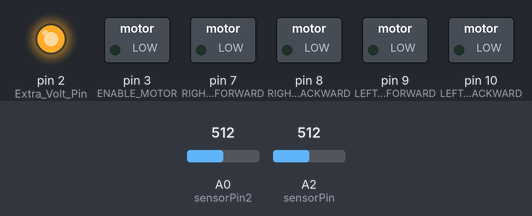
Simulated run of this sketch. Board: Arduino Uno, built with avr-gcc and run on an emulated ATmega328P. Shown: switched loads named in the sketch (green lamp = pin HIGH), output pins drawn as LEDs (lit = HIGH). The inputs (shaded band) are chosen by the test bench; at power-on: A0 (sensorPin2) = 512, A2 (sensorPin) = 512. Pins used as bus, display or sensor lines are not drawn; what the sketch prints to the serial monitor is not drawn.

Above: at 1.2 s.
1.3 s: A0 (sensorPin2) set to 108
2.8 s: A0 (sensorPin2) set to 90
Timing chart, 0 to 5.8 s (numbered marks = the images above; inputs shaded):
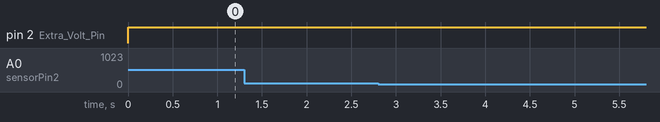

Measured:
- after the input at 1.3 s, every drawn part: stays the same
- after the input at 2.8 s, every drawn part: stays the same

The sketch:

robotSketch.ino
```cpp
#include <HC_SR04.h>

#define ENABLE_MOTOR 3
#define Extra_Volt_Pin 2
#define ECHO_PIN 12
#define TRIG_PIN 11
#define RIGHT_MOTOR_FORWARD 7
#define RIGHT_MOTOR_BACKWARD 8
#define LEFT_MOTOR_FORWARD 9
#define LEFT_MOTOR_BACKWARD 10
#define ECHO_INT 1

int sensorPin = A2;
int sensorPin2 = A0;

int sensorValue = 0;
int sensorValue2 = 0;

int threshold = 1023;
int SensorDifference;
int closeness = 50;

void setup() {
  // put your setup code here, to run once:
  Serial.begin(9600);
  pinMode(Extra_Volt_Pin, OUTPUT);
  pinMode(ENABLE_MOTOR, OUTPUT);
  pinMode(RIGHT_MOTOR_FORWARD, OUTPUT);
  pinMode(RIGHT_MOTOR_BACKWARD, OUTPUT);
  pinMode(LEFT_MOTOR_FORWARD, OUTPUT);
  pinMode(LEFT_MOTOR_BACKWARD, OUTPUT);
  pinMode(1, OUTPUT);
}

void loop() {
    // put your main code here, to run repeatedly
    digitalWrite(1, HIGH);


    sensorValue = analogRead(sensorPin);
    sensorValue2 = analogRead(sensorPin2);
    SensorDifference = abs(sensorValue - sensorValue2);

    Serial.print(sensorValue);
    Serial.print(", ");
    Serial.println(sensorValue2);
    digitalWrite(Extra_Volt_Pin, HIGH);
    //Check if robot can move forward
    if( sensorValue <= threshold &&
        sensorValue2 <= threshold &&
        sensorValue >= 600 &&
        sensorValue2 >= 600 &&
        SensorDifference <= closeness) {
      digitalWrite(ENABLE_MOTOR, HIGH);
      digitalWrite(RIGHT_MOTOR_FORWARD, HIGH);
      digitalWrite(RIGHT_MOTOR_BACKWARD, LOW);
      digitalWrite(LEFT_MOTOR_FORWARD, HIGH);
      digitalWrite(LEFT_MOTOR_BACKWARD, LOW);
    }


    //check if robot is at destination
    else if (sensorValue >= 1000 &&
             sensorValue2 >= 1000){
      digitalWrite(ENABLE_MOTOR, LOW);
      digitalWrite(RIGHT_MOTOR_FORWARD, LOW);
      digitalWrite(RIGHT_MOTOR_BACKWARD, LOW);
      digitalWrite(LEFT_MOTOR_FORWARD, LOW);
      digitalWrite(LEFT_MOTOR_BACKWARD, LOW);

    }
    else{

      digitalWrite(ENABLE_MOTOR, LOW);
      digitalWrite(RIGHT_MOTOR_FORWARD, LOW);
      digitalWrite(RIGHT_MOTOR_BACKWARD, LOW);
      digitalWrite(LEFT_MOTOR_FORWARD, LOW);
      digitalWrite(LEFT_MOTOR_BACKWARD, LOW);

    }

  delay(10);
}
```
